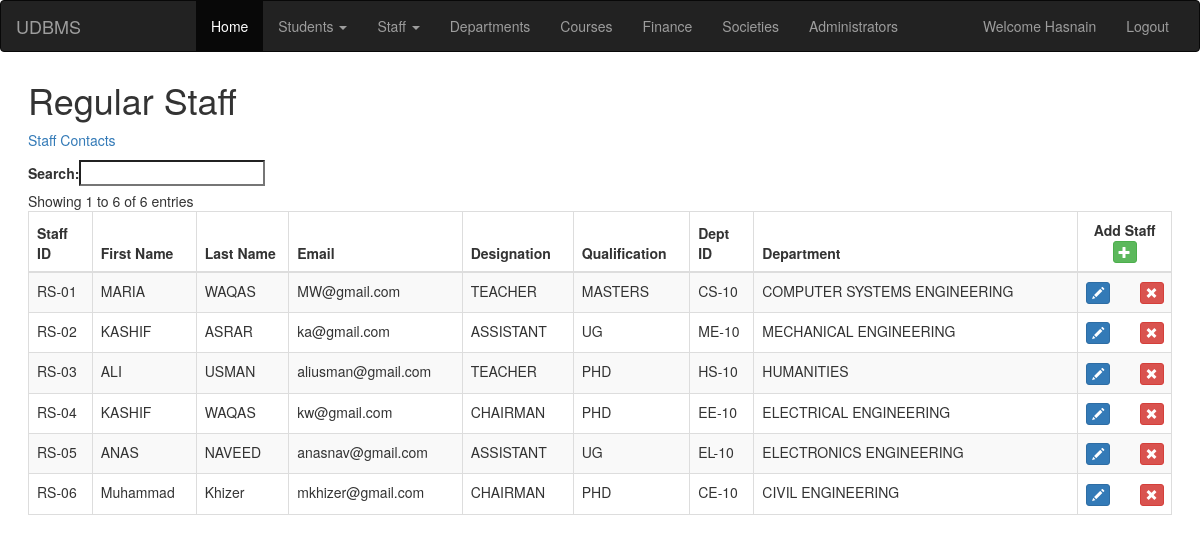
The app's page /regstaff.php (signed in) with its own data.
### tables this page shows
CREATE TABLE `regularstaff` (
  `STAFF_ID` varchar(20) NOT NULL,
  `FNAME` text NOT NULL,
  `LNAME` text NOT NULL,
  `EMAIL` varchar(40) NOT NULL,
  `DESIGNATION` text NOT NULL,
  `QUALIFICATION` text NOT NULL,
  `DEPT_ID` varchar(10) NOT NULL
);

CREATE TABLE `department` (
  `DEPT_ID` varchar(10) NOT NULL,
  `NAME` text NOT NULL
);

### regstaff.php (the view, shortened to what this page needs)
<!DOCTYPE html>
<html lang="en">
<head>
<link rel="stylesheet" href="https://maxcdn.bootstrapcdn.com/bootstrap/3.3.7/css/bootstrap.min.css">
<link rel='stylesheet' href='https://cdn.datatables.net/1.10.12/css/dataTables.bootstrap.min.css'>
<link rel='stylesheet' href='https://cdn.datatables.net/buttons/1.2.2/css/buttons.bootstrap.min.css'>
</head>
<body>
<?php include 'navigation.php' ?>
<div class="content">
<h1>Regular Staff</h1>
<p><a href="staffcontacts.php">Staff Contacts</a></p>
<table id="example" class="table table-striped table-bordered" cellspacing="0" width="100%">
	<thead>
		<tr>
        <th>Staff ID</th>
        <th>First Name</th>
        <th>Last Name</th>
        <th>Email</th>
        <th>Designation</th>
        <th>Qualification</th>
        <th>Dept ID</th>
        <th>Department</th>
        <th style="text-align:center;width:100px;">Add Staff <button type="button" class="btn btn-success btn-xs" data-toggle="modal" data-target="#addModal">
					<span class="glyphicon glyphicon-plus" aria-hidden="true"></span>
			</button></th>
		</tr>
	</thead>
	<tbody>
    <?php
        include 'connect.php';
        $sql = "SELECT * FROM REGULARSTAFF";
        $result = $db->query($sql);
        if ($result->num_rows > 0) {
            while($row = $result->fetch_assoc()) {
              echo "<tr>";
              echo "<td>".$row["STAFF_ID"]."</td>";
              echo "<td>".$row["FNAME"]."</td>";
              echo "<td>".$row["LNAME"]."</td>";
              echo "<td>".$row["EMAIL"]."</td>";
              echo "<td>".$row["DESIGNATION"]."</td>";
              echo "<td>".$row["QUALIFICATION"]."</td>";
              echo "<td>".$row["DEPT_ID"]."</td>";
              $id = $row["DEPT_ID"];
              $q = "SELECT NAME FROM DEPARTMENT WHERE DEPT_ID='$id'";
              $dept = $db->query($q);
              $dept = $dept->fetch_assoc();
              echo "<td>".$dept["NAME"]."</td>";
				    echo
              '<td>
               <div class="row">
                <div class="col-xs-6 text-left">
                  <div class="previous">
                <button id="editbtn" type="button" class="editbtn btn btn-primary btn-xs" data-toggle="modal" data-target="editModal">
                  <span class="glyphicon glyphicon-pencil" aria-hidden="true"></span>
                </button>
                </div>
              </div>
              <div class="col-xs-6 text-right">
            <div class="next">
              <form method="post" action="updateregstaff.php" class="inline">
              <input type="hidden" name="Staffid" value="'.$row["STAFF_ID"].'">
              <button type="submit" name="delete" class="btn btn-danger btn-xs dt-delete" onclick="clicked(event)">
                <span class="glyphicon glyphicon-remove" aria-hidden="true"></span>
              </button>
              </form>
              </div>
              </div>
            </div>
              </td>';
            echo "</tr>";
            }
        }
        else {
            echo "0 results";
        }
        ?>
    </tbody>
</table>
</div>
</body>
</html>

### regstaff.php (style rules this page uses)
.content { margin:2em; }
td:last-child { text-align:center; }

### records on screen
regularstaff: STAFF_ID "RS-01", FNAME "MARIA", LNAME "WAQAS", EMAIL "MW@gmail.com", DESIGNATION "TEACHER", QUALIFICATION "MASTERS", DEPT_ID "CS-10", DEPT_ID.NAME "COMPUTER SYSTEMS ENGINEERING"
regularstaff: STAFF_ID "RS-02", FNAME "KASHIF", LNAME "ASRAR", EMAIL "ka@gmail.com", DESIGNATION "ASSISTANT", QUALIFICATION "UG", DEPT_ID "ME-10", DEPT_ID.NAME "MECHANICAL ENGINEERING"
regularstaff: STAFF_ID "RS-03", FNAME "ALI", LNAME "USMAN", EMAIL "aliusman@gmail.com", DESIGNATION "TEACHER", QUALIFICATION "PHD", DEPT_ID "HS-10", DEPT_ID.NAME "HUMANITIES"
regularstaff: STAFF_ID "RS-04", FNAME "KASHIF", LNAME "WAQAS", EMAIL "kw@gmail.com", DESIGNATION "CHAIRMAN", QUALIFICATION "PHD", DEPT_ID "EE-10", DEPT_ID.NAME "ELECTRICAL ENGINEERING"
regularstaff: STAFF_ID "RS-05", FNAME "ANAS", LNAME "NAVEED", EMAIL "anasnav@gmail.com", DESIGNATION "ASSISTANT", QUALIFICATION "UG", DEPT_ID "EL-10", DEPT_ID.NAME "ELECTRONICS ENGINEERING"
regularstaff: STAFF_ID "RS-06", FNAME "Muhammad", LNAME "Khizer", EMAIL "mkhizer@gmail.com", DESIGNATION "CHAIRMAN", QUALIFICATION "PHD", DEPT_ID "CE-10", DEPT_ID.NAME "CIVIL ENGINEERING"

### other values on screen
$_SESSION['username'] "Hasnain"
